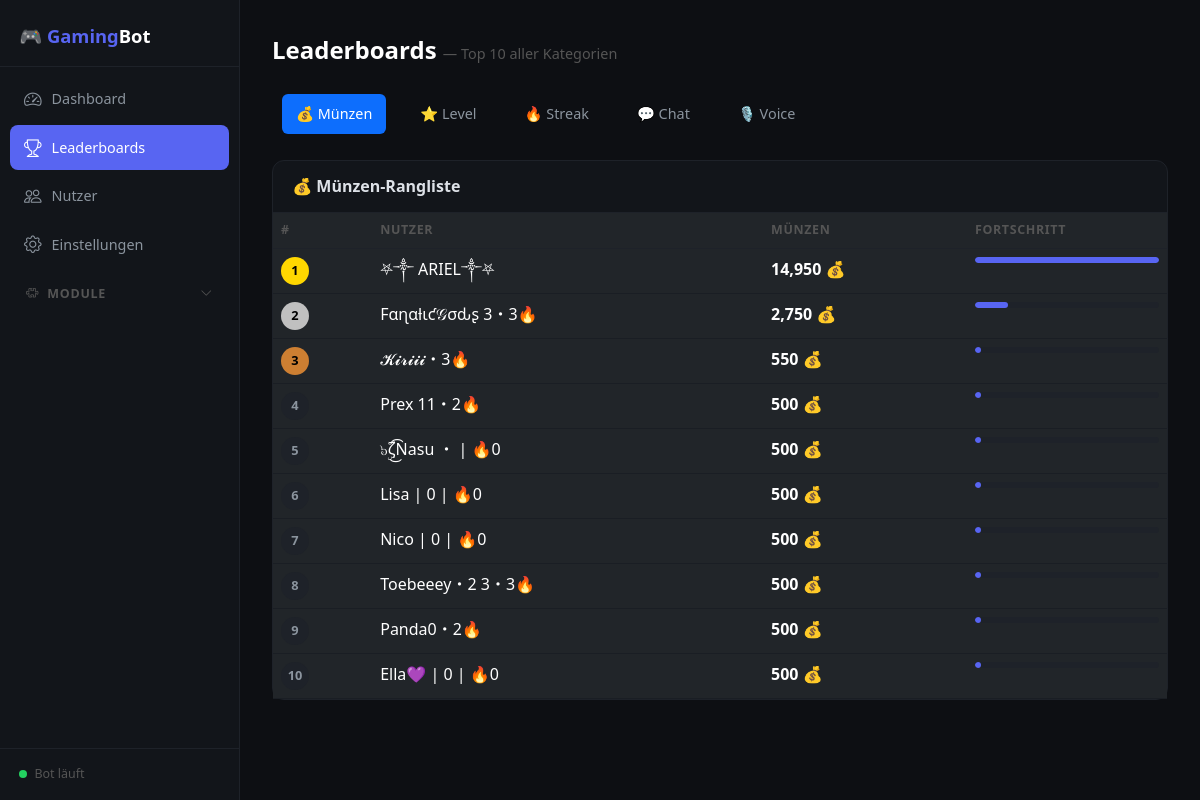
The app's page /leaderboards with its own data.
### tables this page shows
CREATE TABLE users (
                    user_id     INTEGER PRIMARY KEY,
                    username    TEXT    NOT NULL,
                    coins       INTEGER DEFAULT 500,
                    wins        INTEGER DEFAULT 0,
                    losses      INTEGER DEFAULT 0,
                    draws       INTEGER DEFAULT 0,
                    total_spins INTEGER DEFAULT 0,
                    last_daily  TEXT    DEFAULT NULL
                , xp INTEGER DEFAULT 0, level INTEGER DEFAULT 0, streak INTEGER DEFAULT 0, last_streak_date TEXT DEFAULT NULL, max_streak INTEGER DEFAULT 0, message_count INTEGER DEFAULT 0, voice_minutes INTEGER DEFAULT 0, voice_seconds INTEGER DEFAULT 0);

### web/app.py (the view)
@app.route("/leaderboards")
def leaderboards():
    db = get_db()
    coins   = [dict(r) for r in db.execute("SELECT username, coins FROM users ORDER BY coins DESC LIMIT 10").fetchall()]
    levels  = [dict(r) for r in db.execute("SELECT username, level, xp FROM users ORDER BY xp DESC LIMIT 10").fetchall()]
    streaks = [dict(r) for r in db.execute("SELECT username, streak, max_streak FROM users ORDER BY streak DESC LIMIT 10").fetchall()]
    chat    = [dict(r) for r in db.execute("SELECT username, message_count FROM users ORDER BY message_count DESC LIMIT 10").fetchall()]
    voice_r = db.execute("SELECT username, voice_seconds FROM users ORDER BY voice_seconds DESC LIMIT 10").fetchall()
    voice   = [{"username": r["username"], "voice_seconds": r["voice_seconds"], "voice_fmt": fmt_seconds(r["voice_seconds"])} for r in voice_r]
    db.close()
    return render_template("leaderboards.html",
        coins=coins, levels=levels, streaks=streaks, chat=chat, voice=voice)

### web/app.py (called while the page is built)
def get_db():
    conn = sqlite3.connect(DB_PATH)
    conn.row_factory = sqlite3.Row
    return conn

def fmt_seconds(s):
    s = int(s or 0)
    if s < 60:
        return f"{s}s"
    m, sec = divmod(s, 60)
    if m < 60:
        return f"{m}m {sec}s"
    h, m = divmod(m, 60)
    return f"{h}h {m}m"

### web/templates/leaderboards.html (shortened to what this page needs)
{% extends "base.html" %}
{% block content %}
<div class="page-title">Leaderboards <small>— Top 10 aller Kategorien</small></div>
<ul class="nav nav-pills mb-4" id="lbTabs">
  <li class="nav-item"><button class="nav-link active" data-bs-toggle="pill" data-bs-target="#tab-coins">💰 Münzen</button></li>
  <li class="nav-item"><button class="nav-link" data-bs-toggle="pill" data-bs-target="#tab-level">⭐ Level</button></li>
  <li class="nav-item"><button class="nav-link" data-bs-toggle="pill" data-bs-target="#tab-streak">🔥 Streak</button></li>
  <li class="nav-item"><button class="nav-link" data-bs-toggle="pill" data-bs-target="#tab-chat">💬 Chat</button></li>
  <li class="nav-item"><button class="nav-link" data-bs-toggle="pill" data-bs-target="#tab-voice">🎙️ Voice</button></li>
</ul>
<div class="tab-content">
  <div class="tab-pane fade show active" id="tab-coins">
    <div class="card">
      <div class="card-header">💰 Münzen-Rangliste</div>
      <div class="card-body p-0">
        <table class="table mb-0">
          <thead><tr><th>#</th><th>Nutzer</th><th>Münzen</th><th>Fortschritt</th></tr></thead>
          <tbody>
            {% set top = coins[0].coins if coins else 1 %}
            {% for u in coins %}
            <tr>
              <td>
                {% if loop.index == 1 %}<span class="rank-badge rank-1">1</span>
                {% elif loop.index == 2 %}<span class="rank-badge rank-2">2</span>
                {% elif loop.index == 3 %}<span class="rank-badge rank-3">3</span>
                {% else %}<span class="rank-badge rank-n">{{ loop.index }}</span>{% endif %}
              </td>
              <td>{{ u.username }}</td>
              <td><strong>{{ "{:,}".format(u.coins or 0) }}</strong> 💰</td>
              <td style="width:200px">
                <div class="progress"><div class="progress-bar" style="width:{{ [(u.coins or 0) / top * 100, 1] | max | int }}%"></div></div>
              </td>
            </tr>
            {% endfor %}
          </tbody>
        </table>
      </div>
    </div>
  </div>
            {% set top_xp = levels[0].xp if levels else 1 %}
            {% set top_str = streaks[0].streak if streaks else 1 %}
            {% set top_msg = chat[0].message_count if chat else 1 %}
            {% set top_v = voice[0].voice_seconds if voice else 1 %}
</div>
{% endblock %}

### web/templates/base.html (style rules this page uses)
:root { --sidebar-width: 240px; --accent: #5865F2; --accent-glow: rgba(88,101,242,0.3); }
body { background: #0d0f13; color: #c8cdd4; font-family: 'Segoe UI', sans-serif; }
.nav-link { color: #8b949e; border-radius: 8px; margin: 2px 10px; padding: 9px 14px; font-size: .9rem; display: flex; align-items: center; gap: 10px; transition: all .15s; }
.nav-link.active { color: #fff; background: var(--accent); }
.page-title { font-size: 1.5rem; font-weight: 700; color: #fff; margin-bottom: 1.5rem; }
.page-title small { font-size: .9rem; color: #555; font-weight: 400; }
.card { background: #12151a; border: 1px solid #1e2229; border-radius: 12px; }
.card-header { background: transparent; border-bottom: 1px solid #1e2229; font-weight: 600; color: #dde1e7; padding: .85rem 1.2rem; }
.table { color: #c8cdd4; }
.table thead th { border-bottom: 1px solid #1e2229; color: #555; font-size: .78rem; text-transform: uppercase; letter-spacing: .05em; font-weight: 600; }
.table tbody tr { border-color: #1a1e24; }
.rank-badge { display: inline-flex; align-items: center; justify-content: center; width: 28px; height: 28px; border-radius: 50%; font-size: .8rem; font-weight: 700; }
.rank-1 { background: #ffd700; color: #000; }
.rank-2 { background: #c0c0c0; color: #000; }
.rank-3 { background: #cd7f32; color: #000; }
.rank-n { background: #1e2229; color: #8b949e; }
.progress { background: #1e2229; border-radius: 4px; height: 6px; }
.progress-bar { background: var(--accent); border-radius: 4px; }

### records on screen
users: shows "1", username "⛧༒ ARIEL༒⛧", coins "14,950", {{ [(u.coins or 0) / top * 100, 1] | max | int }} 100 (drawn)
users: shows "2", username "Fαɳαƚιƈ𝒢σԃʂ 3・3🔥", coins "2,750", {{ [(u.coins or 0) / top * 100, 1] | max | int }} 18 (drawn)
users: shows "3", username "𝓚𝓲𝓻𝓲𝓲𝓲・3🔥", coins "550"
users: username "Prex 11・2🔥", coins "500", {{ [(u.coins or 0) / top * 100, 1] | max | int }} 3 (drawn)
users: username "๖ۣۜζ͜͡Nasu ・ | 🔥0", coins "500", {{ [(u.coins or 0) / top * 100, 1] | max | int }} 3 (drawn)
users: username "Lisa | 0 | 🔥0", coins "500", {{ [(u.coins or 0) / top * 100, 1] | max | int }} 3 (drawn)
users: username "Nico | 0 | 🔥0", coins "500", {{ [(u.coins or 0) / top * 100, 1] | max | int }} 3 (drawn)
users: username "Toebeeey・2 3・3🔥", coins "500", {{ [(u.coins or 0) / top * 100, 1] | max | int }} 3 (drawn)
users: username "Panda0・2🔥", coins "500", {{ [(u.coins or 0) / top * 100, 1] | max | int }} 3 (drawn)
users: username "Ella💜 | 0 | 🔥0", coins "500", {{ [(u.coins or 0) / top * 100, 1] | max | int }} 3 (drawn)
